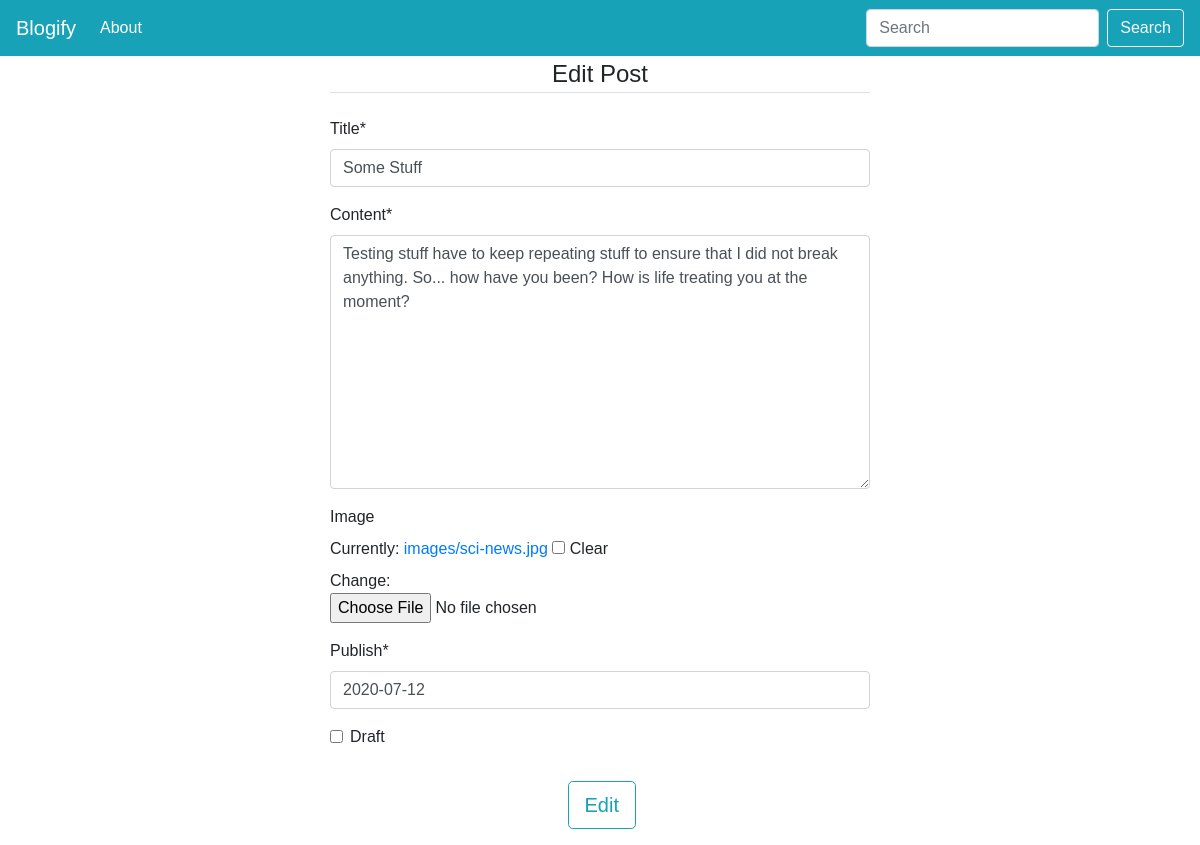
The page /update/6 (signed in) on the database as committed earlier.
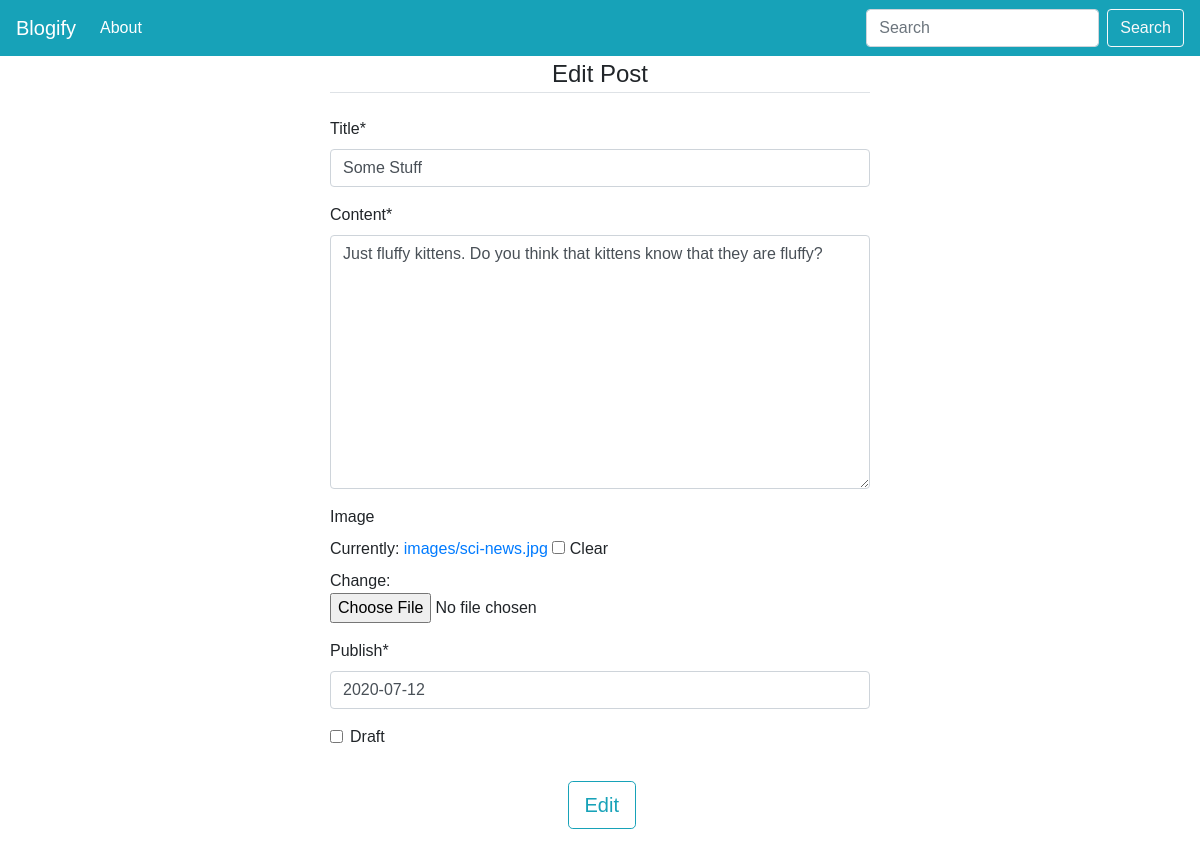
The same page on the database as committed later.
### blog/models.py (models this page shows, shortened)
class Post(models.Model):
    user = models.ForeignKey(settings.AUTH_USER_MODEL,  on_delete=models.CASCADE, default=1)
    title = models.CharField(max_length=100)
    slug = models.SlugField(unique=True)
    content = models.TextField()
    time_stamp = models.DateTimeField(auto_now_add=True)
    updated = models.DateTimeField(auto_now=True)
    image = models.ImageField(blank=True, null=True, width_field="width_field", height_field="height_field", upload_to='images/')
    height_field = models.IntegerField(default=0)
    width_field = models.IntegerField(default=0)
    draft = models.BooleanField(default=False)
    publish = models.DateField(auto_now_add=False, auto_now=False)
    objects = PostManager()

### blog/views.py (the view)
# urls.py: path('update/<int:pk>', views.update_post, name='update'),
def update_post(request, pk):
    if not request.user.is_authenticated:
        raise Http404
    post = get_object_or_404(Post, pk=pk)
    form = PostForm(request.POST or None, request.FILES or None, instance=post)
    if form.is_valid():
        post =form.save(commit=False)
        post.save()
        messages.success(request, "Post Edited Successfully")
        return HttpResponseRedirect(post.get_absolute_url())
    context = {
        "form": form,
        "post": post,
    }
    return render(request, 'blog/update.html', context)

### blog/forms.py
class PostForm(forms.ModelForm):
    class Meta:
        model = Post
        fields = ['title', 'content', 'image', 'publish', 'draft']

### blog/templates/blog/update.html (shortened to what this page needs)
{% extends 'blog/base.html' %}
{% load crispy_forms_tags %}
{% block content %}
<div class="container">
    <div class="row">
        <div class="col-md-3"></div>
        <div class="col-md-6">
            <form method="POST" enctype="multipart/form-data">
                <fieldset class="form-group">
                    <legend class="border-bottom mb-4 text-center">Edit Post</legend>
                    {{form|crispy}}
                </fieldset>
                <div class="row">
                    <div class="col-md-5"></div>
                    <div class="col-md-5">
                        <div class="form-group">
                            <button class="btn btn-outline-info btn-lg" type="submit">Edit</button>
                        </div>
                    </div>
                    <div class="col-md-2"></div>
                </div>
            </form>
        </div>
        <div class="col-md-3"></div>
    </div>
</div>
{% endblock %}

Rows that differ between the two databases and show on the page:
changed Post "Some Stuff": content "Testing stuff have to keep repeating stuff to ensure that I did not break anything. So... how have you been? How is life treating you at the moment?" → "Just fluffy kittens. Do you think that kittens know that they are fluffy?"
